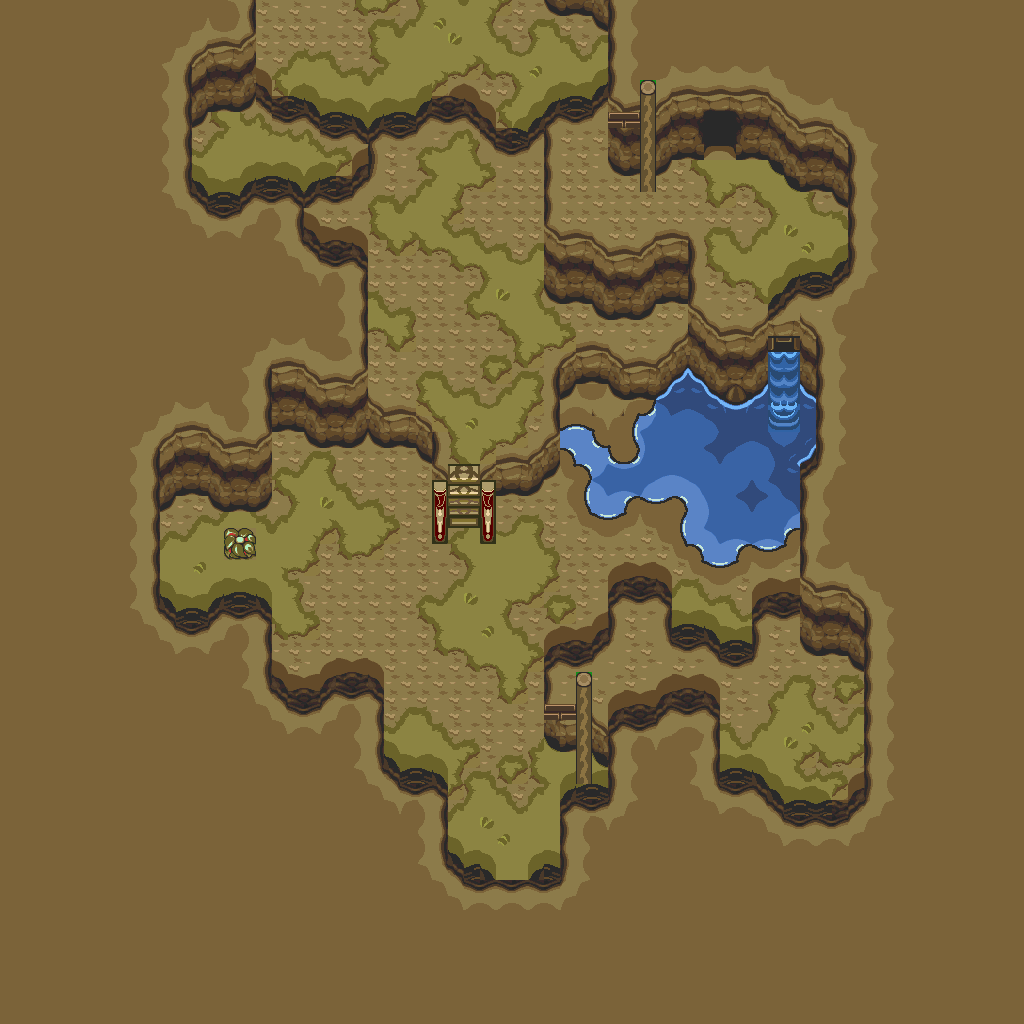

A level layout from a 2D game, rendered from its tile map. Below: a short description, then the map file with tile-grid data replaced by summaries:
An orthogonal 64x64 tile map with 16x16 px tiles, 1 tile layer (base), 2 hidden layers not drawn and 6 objects.

<map version="1.10" tiledversion="1.12.1" orientation="orthogonal" renderorder="right-down" width="64" height="64" tilewidth="16" tileheight="16" infinite="0" nextlayerid="4" nextobjectid="7">
 <tileset firstgid="1" source="../classiciphone_pics4.tsx" />
 <layer id="1" name="base" width="64" height="64">
  <data>[4096 cells, 4096 non-empty, 181 distinct tile ids]</data>
 </layer>
 <layer id="2" name="collision" width="64" height="64" visible="0">
  <properties><property name="collision" value="true" /></properties>
  <data>[4096 cells, 486 non-empty, 1 distinct tile ids]</data>
 </layer>
 <layer id="3" name="water" width="64" height="64" visible="0">
  <properties><property name="terrain" value="water" /></properties>
  <data>[4096 cells, 68 non-empty, 1 distinct tile ids]</data>
 </layer>
 <objectgroup id="4" name="npcs">
  <object id="1" x="720.0" y="368.0" width="16" height="16">
   <properties>
    <property name="gani" value="light2.png" />
    <property name="script" type="string">-- Auto-converted from GraalScript
-- // NPC made by Stefan Knorr
-- if (created) {
-- setimg light2.png;
self.dontblock = true
end
-- [CLIENT-SIDE — server no-op]
-- if (playerenters) {
-- setzoomeffect 5;
-- setcoloreffect 0,0,1,0.5;
-- drawaslight;
-- }</property>
   </properties>
  </object>
  <object id="2" x="544.0" y="704.0" width="16" height="16">
   <properties>
    <property name="gani" value="lampanimation.mng" />
    <property name="script" type="string">-- Auto-converted from GraalScript
-- // NPC made by Stefan Knorr
-- [CLIENT-SIDE — server no-op]
-- if (created) {
-- y = 44.5;
-- setimgpart lampanimation.mng,0,0,20,36;
-- dontblock;
-- }</property>
   </properties>
  </object>
  <object id="3" x="304.0" y="288.0" width="16" height="16">
   <properties>
    <property name="script" type="string">-- Auto-converted from GraalScript
-- // NPC made by maximus_asinus
-- [CLIENT-SIDE — server no-op]
-- if (playerenters || timeout) {
-- timeout = .05;
-- seteffect 0,0,0,.75;
-- }</property>
   </properties>
  </object>
  <object id="4" x="496.0" y="672.0" width="16" height="16">
   <properties>
    <property name="gani" value="light2.png" />
    <property name="script" type="string">-- Auto-converted from GraalScript
-- // NPC made by Stefan Knorr
-- if (created) {
-- setimg light2.png;
self.dontblock = true
end
-- [CLIENT-SIDE — server no-op]
-- if (playerenters) {
-- setzoomeffect 3;
-- setcoloreffect 1,.6,0,0.5;
-- drawaslight;
-- }</property>
   </properties>
  </object>
  <object id="5" x="608.0" y="128.0" width="16" height="16">
   <properties>
    <property name="gani" value="lampanimation.mng" />
    <property name="script" type="string">-- Auto-converted from GraalScript
-- // NPC made by Stefan Knorr
-- [CLIENT-SIDE — server no-op]
-- if (created) {
-- y = 7.5;
-- setimgpart lampanimation.mng,0,0,20,36;
-- dontblock;
-- }</property>
   </properties>
  </object>
  <object id="6" x="544.0" y="80.0" width="16" height="16">
   <properties>
    <property name="gani" value="light2.png" />
    <property name="script" type="string">-- Auto-converted from GraalScript
-- // NPC made by Stefan Knorr
-- if (created) {
-- setimg light2.png;
self.dontblock = true
end
-- [CLIENT-SIDE — server no-op]
-- if (playerenters) {
-- setzoomeffect 3;
-- setcoloreffect 1,.6,0,0.5;
-- drawaslight;
-- }</property>
   </properties>
  </object>
 </objectgroup>
</map>
